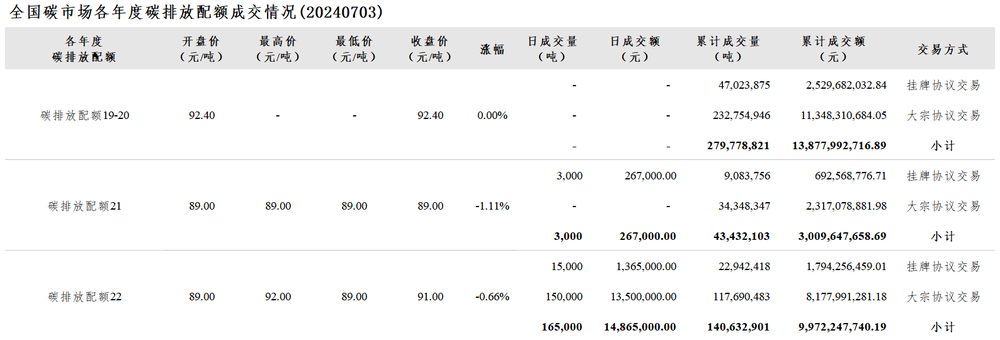
#> input picture images/deal.png, 1000 x 340 px, shrunk from 1588 x 540 before the run, found by its file name
$ python test_pytesseract.py
#> lines starting #> are read from the running program, lines starting #| are printed output that depends on the picture; after the words box and inside, x2 and y2 are one past the last pixel; in counts of white or black regions, pixels touching at a corner belong together
# 安装所需库
import cv2
import pandas as pd
import pytesseract

# 读取包含表格的图片
img = cv2.imread("./images/deal.png")
#> img is the input picture: shape (340, 1000, 3); mean B, G, R 244.3, 244.3, 244.4

# 对图片进行预处理,如灰度化、二值化等,提高识别准确率
gray = cv2.cvtColor(img, cv2.COLOR_BGR2GRAY)
thresh = cv2.threshold(gray, 0, 255, cv2.THRESH_BINARY_INV + cv2.THRESH_OTSU)[1]
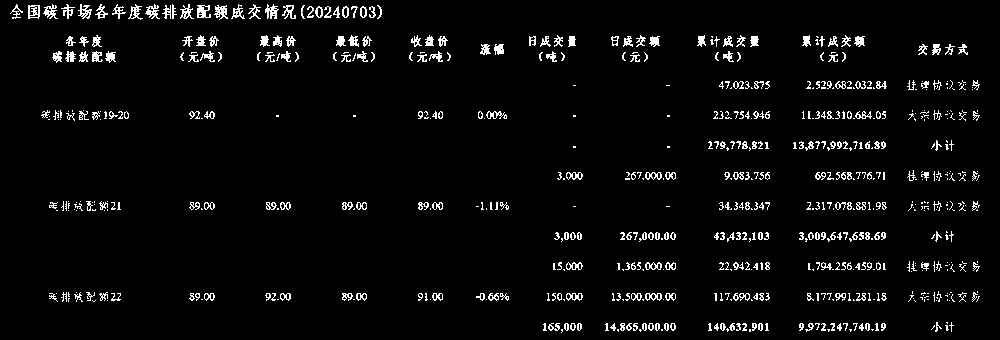
#> thresh: shape (340, 1000); 4.3% white in thin lines or dots

# 使用pytesseract识别图片中的文字
#> (the run stopped early here; a loop or call above may not have finished)

$ run again, with images/price.png copied over images/deal.png
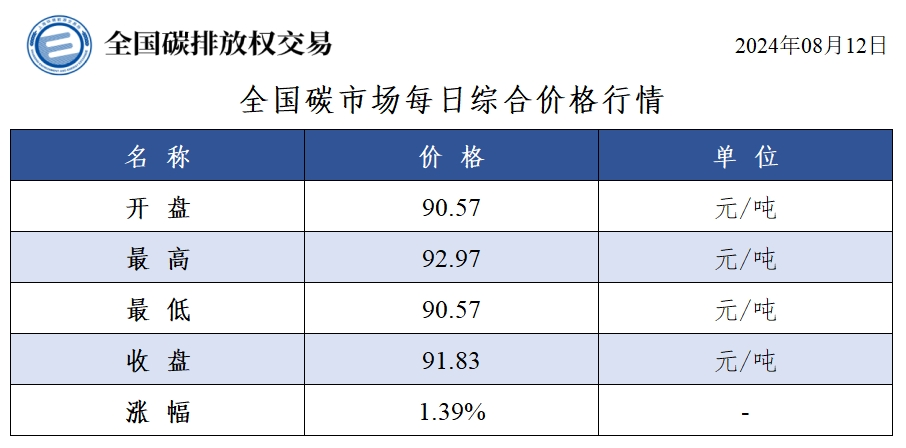
#> input picture images/price.png, 906 x 448 px, found by its file name
#> img is the input picture: shape (448, 906, 3); mean B, G, R 230.8, 219.9, 214.4
#> `gray = cv2.cvtColor(img, cv2.COLOR_BGR2GRAY)`:
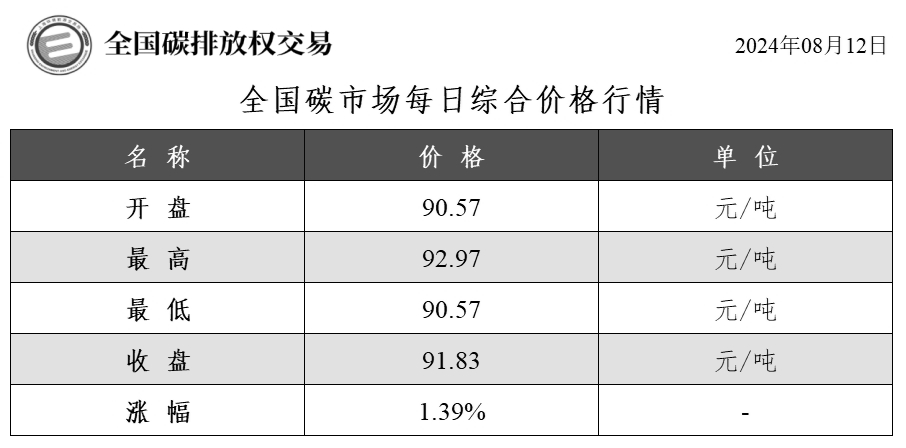
#> gray: shape (448, 906); min 0, max 255, mean 219.5
#> `thresh = cv2.threshold(gray, 0, 255, cv2.THRESH_BINARY_INV + cv2.THRES..`:
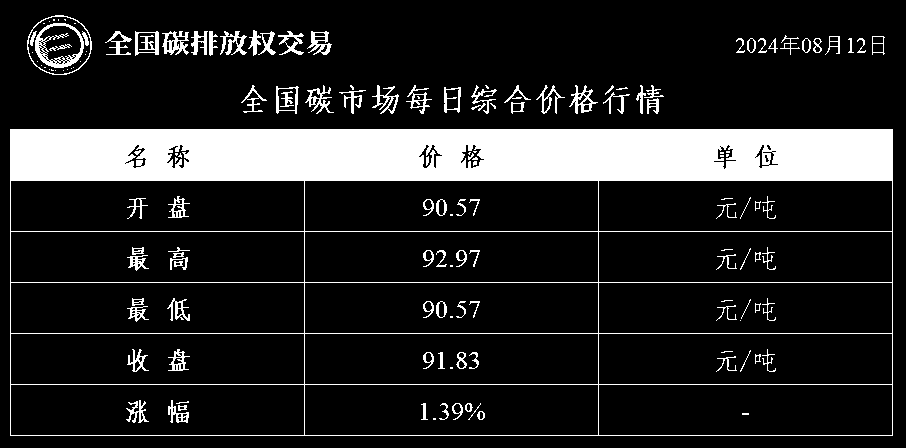
#> thresh: shape (448, 906); 15.1% white; 151 white regions (49 under 20 px), largest, box (x1, y1, x2, y2) and area: (10, 129, 893, 436) 50200, (35, 23, 84, 68) 702, (162, 31, 189, 55) 345
